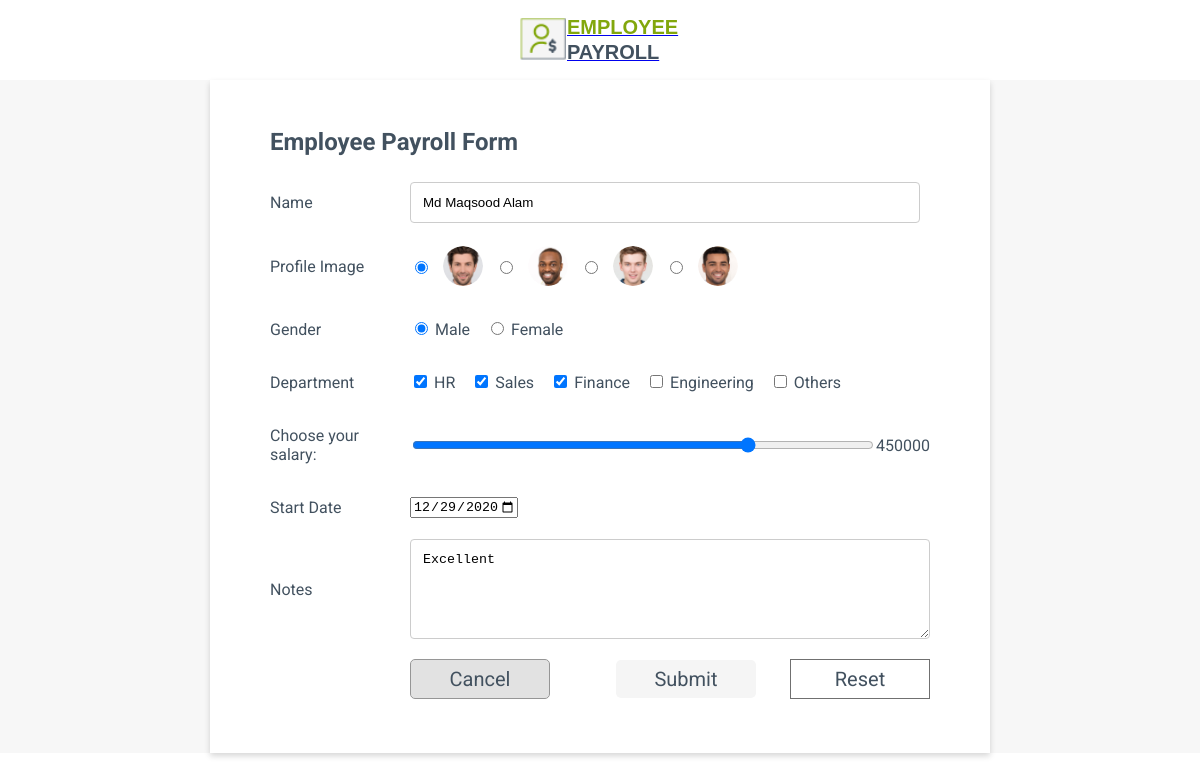
The app's page /employees/edit/5/ with its own data.
### employees/models.py (models this page shows, shortened)
class Employee(models.Model):
    name=models.CharField(max_length=50)
    profile_pic=models.CharField(max_length=200)
    gender=models.CharField(max_length=6)
    departments=models.ManyToManyField(Department)
    salary=models.IntegerField()
    start_date=models.DateField()
    note=models.TextField()
    class Meta:
        ordering=['name']

### employees/views.py (the view)
# urls.py: path('edit/<int:pk>/',editEmployee),
def editEmployee(request,pk):
    employee=Employee.objects.get(id=pk)
    if request.method=='POST':
        employee.name=request.POST['name']
        employee.gender=request.POST['gender']
        employee.salary=int(request.POST['salary'])
        employee.profile_pic=request.POST['profile_pic']
        employee.note=request.POST['note']
        employee.start_date=datetime.strptime(request.POST['start_date'], '%Y-%m-%d').date()
        departmentNames=request.POST.getlist('departments')
        initialDepartments=employee.departments.all()
        for departmentName in departmentNames:
            try:
                department=Department.objects.get(department_name=departmentName)
            except Department.DoesNotExist:
                department=Department(department_name=departmentName)
                department.save()
            employee.departments.add(department)
        for department in initialDepartments:
            if department.department_name not in departmentNames:
                employee.departments.remove(department)
        employee.save()
        return HttpResponseRedirect('/employees/')
    else:
        dateToday=datetime.now()
        dateMonthBefore=dateToday-timedelta(days=30)
        return render(request,'Employee_Form.html',{'minDate':dateMonthBefore.date(),'maxDate':dateToday.date(),'employee':employee})

### employees/templates/Employee_Form.html (shortened to what this page needs)
<!DOCTYPE html>
<html lang="en">
{% load static %}
<head>
    <link href="{% static 'css/Employee_Form.css' %}" type="text/css" rel="stylesheet">
</head>
<body>
    <header class="header-content header">
        <a href="/employees/">
            <div class="logo-content">
                <img src="{% static 'assets/images/logo.png' %}" alt="" style="width:50.24px;height:46.57px;">
                <div>
                    <span class="emp-text">EMPLOYEE</span><br>
                    <span class="emp-text emp-payroll">PAYROLL</span>
                </div>
            </div>
        </a>
    </header>
    <div class="form-content">
        <form class="form" action="" method="POST">
            <div class="form-head">Employee Payroll Form</div>
            <div class="row-content">
                <label class="label text" for="name">Name</label>
                <input class="input" type="text" id="name" name="name" placeholder="Your name.." pattern='^[A-Z]{1}[a-zA-Z ]{2,}$' oninvalid="this.setCustomValidity('Name is Invalid')" oninput="this.setCustomValidity('')" {% if employee %}value="{{ employee.name }}"{% endif %} required>
            </div>
            <div class="row-content">
                <label class="label text" for="profile_pic">Profile Image</label>
                <div class="profile-radio-content">
                    <label>
                        <input type="radio" id="profile1" name="profile_pic" value="assets/profile-images/Ellipse -3.png" {% if employee %}{% ifequal "assets/profile-images/Ellipse -3.png" employee.profile_pic %}checked{% endifequal %}{% endif %} required>
                        <img class="profile" id="image1" src="{% static 'assets/profile-images/Ellipse -3.png' %}">
                    </label>
                    <label>
                        <input type="radio" id="profile2" name="profile_pic" value="assets/profile-images/Ellipse -2.png"  required>
                        <img class="profile" id="image2" src="{% static 'assets/profile-images/Ellipse -2.png' %}">
                    </label>
                    <label>
                        <input type="radio" id="profile3" name="profile_pic" value="assets/profile-images/Ellipse -5.png"  required>
                        <img class="profile" id="image3" src="{% static 'assets/profile-images/Ellipse -5.png' %}">
                    </label>
                    <label>
                        <input type="radio" id="profile4" name="profile_pic" value="assets/profile-images/Ellipse -8.png"  required>
                        <img class="profile" id="image4" src="{% static 'assets/profile-images/Ellipse -8.png' %}">
                    </label>
                </div>
            </div>
            <div class="row-content">
                <label class="label text" for="gender">Gender</label>
                <div>
                    <input type="radio" id="male" name="gender" value="Male" {% if employee %}{% ifequal "Male" employee.gender %}checked{% endifequal %}{% endif %}>
                    <label class="text" for="male">Male</label>
                    <input type="radio" id="female" name="gender" value="Female" {% if employee %}{% ifequal "Female" employee.gender %}checked{% endifequal %}{% endif %}>
                    <label class="text" for="female">Female</label>
                </div>
            </div>
            <div class="row-content">
                <label class="label text" for="departments">Department</label>
                <div>
                    <input class="checkbox" type="checkbox" id="hr" name="departments" value="HR" {% if employee %}{% for department in employee.departments.all %}{% ifequal "HR" department.department_name %}checked{% endifequal %}{% endfor %}{% endif %}>
                    <label class="text" for="hr">HR</label>
                    <input class="checkbox" type="checkbox" id="sales" name="departments" value="Sales" {% if employee %}{% for department in employee.departments.all %}{% ifequal "Sales" department.department_name %}checked{% endifequal %}{% endfor %}{% endif %}>
                    <label class="text" for="sales">Sales</label>
                    <input class="checkbox" type="checkbox" id="finance" name="departments" value="Finance" {% if employee %}{% for department in employee.departments.all %}{% ifequal "Finance" department.department_name %}checked{% endifequal %}{% endfor %}{% endif %}>
                    <label class="text" for="finance">Finance</label>
                    <input class="checkbox" type="checkbox" id="engineering" name="departments" value="Engineering" >
                    <label class="text" for="engineer">Engineering</label>
                    <input class="checkbox" type="checkbox" id="others" name="departments" value="Others" >
                    <label class="text" for="others">Others</label>
                </div>
            </div>
            <div class="row-content">
                <label class="label text" for="salary">Choose your salary: </label>
                <input class="input" type="range" name="salary" id="salary" min="300000" max="500000" step="100" {% if employee %}value="{{ employee.salary }}"{% else %}value="400000"{% endif %}>
                <output class="salary-output text" for="salary">{% if employee %}{{ employee.salary }}{% else %}400000{% endif %}</output>
            </div>
            <div class="row-content">
                <label class="label text" for="start_date">Start Date</label>
                <div>
                    <input type="date" name="start_date" id="start_date" min={{ minDate|date:"Y-m-d" }} max={{ maxDate|date:"Y-m-d" }} {% if employee %}value="{{ employee.start_date|date:"Y-m-d" }}"{% endif %}/>
                </div>
            </div>
            <div class="row-content">
                <label class="label text" for="note">Notes</label>
                <textarea id="note" class="input" name="note" placeholder="" style="height: 100px;">{% if employee %}{{ employee.note }}{% endif %}</textarea>
            </div>
            <div class="buttonParent">
                <a href="/employees/" class="resetButton button cancelButton">Cancel</a>
                <div class="submit-reset">
                    <input type="submit" class="button submitButton" id="submitButton" value="Submit"/>
                    <input type="reset" class="resetButton button" value="Reset"/>
                </div>
            </div>
        </form>
    </div>
</body>
</html>

### static/css/Employee_Form.css (style rules this page uses)
body { margin: 0; height: 100%; }
.header { padding: 15px 0; background-color: #ffffff; }
.header-content { display: flex; flex-direction: row; justify-content: center; align-items: center; border: 0px solid green; }
.logo-content { display: flex; flex-direction: row; align-items: center; border: opx solid green; width: 80%; }
.emp-text { font: normal normal bold 20px/25px Montserrat; font-family: "Montserrat", sans-serif; letter-spacing: 0px; color: #82a70c; text-transform: capitalize; }
.emp-payroll { color: #42515f; }
* { box-sizing: border-box; }
.form-content { min-height: calc(100%-80px); background-color: #f7f7f7; display: flex; justify-content: center; align-items: center; border: 0px solid green; }
.form { width: 65%; padding: 44px 60px; background: #ffffff 0% 0% no-repeat padding-box; box-shadow: 0px 3px 6px #00000029; opacity: 1; }
.form-head { font: normal normal bold 24px/37px Roboto; letter-spacing: 0px; color: #42515f; text-transform: capitalize; opacity: 1; padding-bottom: 20px; }
.row-content { display: flex; flex-direction: row; margin-bottom: 10px; align-items: center; border: 0px solid green; }
.label { min-width: 140px; }
label { padding: 12px 12px 12px 0; display: inline-block; }
.text { font-size: 16px; color: #42515f; opacity: 1; font-family: Roboto; }
.input { width: 100%; padding: 12px; border: 1px solid #ccc; border-radius: 4px; resize: vertical; }
.profile-radio-content { display: flex; flex-direction: row; }
.profile-radio-content > label { display: flex; flex-direction: row; align-items: center; }
.profile { width: 40px; border-radius: 50%; margin-left: 12px; }
.buttonParent { display: flex; margin-bottom: 10px; justify-content: space-between; margin-top: 20px; }
.button { font-size: 20px; font-family: Roboto; letter-spacing: 0px; color: #42515f; opacity: 1; background: transparent; border: none; font-weight: 400; min-width: 140px; padding: 7px 7px; border: 1px solid #707070; cursor: pointer; }
.submitButton { background: #E2E2E2 0% 0% no-repeat padding-box; border: 1px solid #969696; border-radius: 5px; opacity: 1; border: none; background-color: #f5f5f5; margin-right: 30px; }
.cancelButton { background: #E2E2E2 0% 0% no-repeat padding-box; border: 1px solid #969696; border-radius: 5px; opacity: 1; margin-left: 140px; text-decoration: none; text-align: center; }

### records on screen
Employee: name "Md Maqsood Alam", salary "450000", start_date "12/29/2020", note "Excellent"
